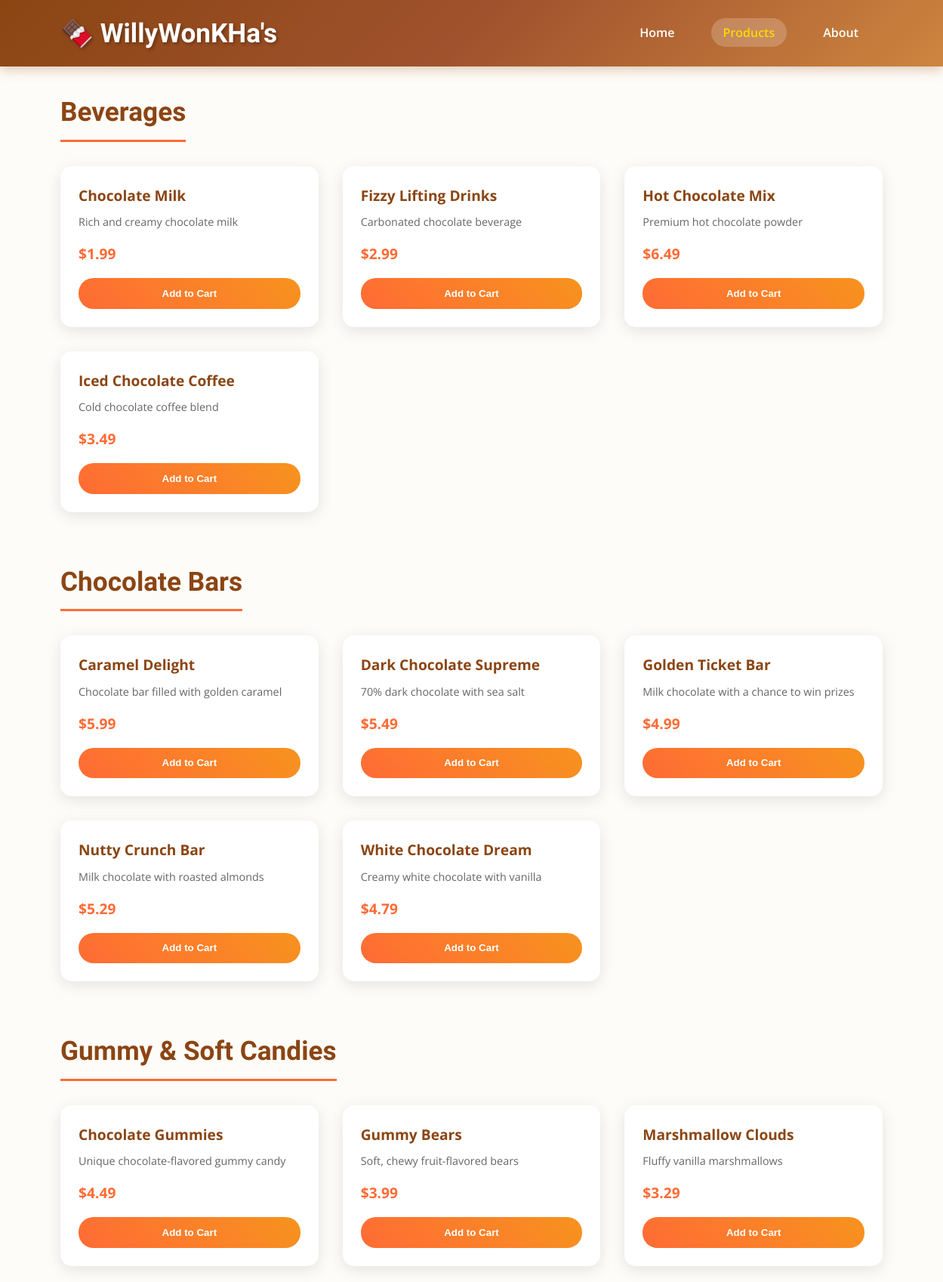
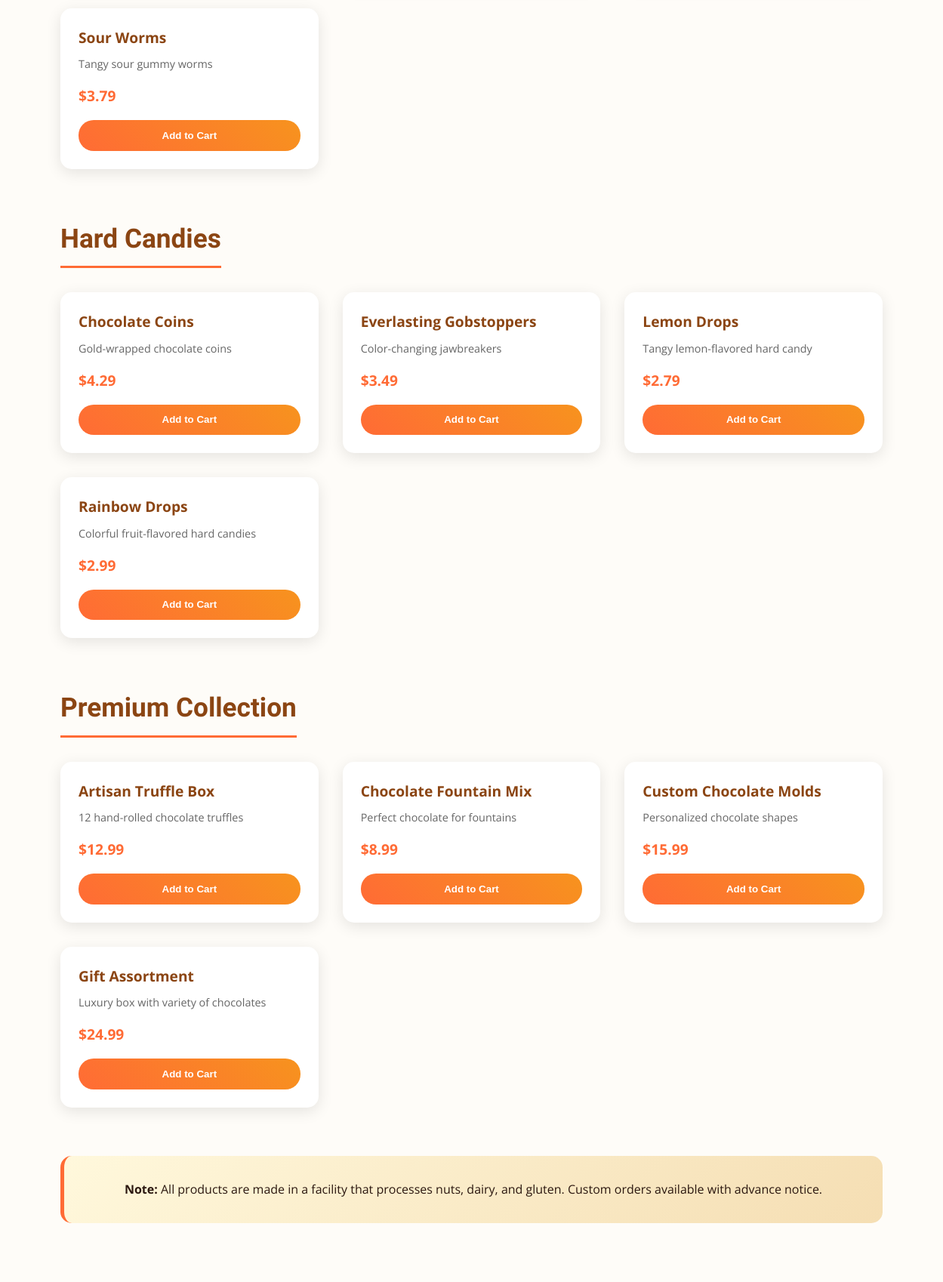
/products.php (upper part), run on the app's committed database (2 pictures, top to bottom).
### tables this page shows
CREATE TABLE `MsProductCategory` (
  `ProductCategoryID` int(11) NOT NULL,
  `ProductCategoryName` varchar(255) NOT NULL
);

CREATE TABLE `MsProduct` (
  `ProductID` int(11) NOT NULL,
  `ProductName` varchar(255) NOT NULL,
  `ProductCategoryID` int(11) NOT NULL,
  `ProductDescription` varchar(255) NOT NULL,
  `ProductPrice` double NOT NULL
);

### products.php (the view, shortened to what this page needs)
<?php
include 'includes/header.php';
require_once 'database/db.php';
$category_sql = "SELECT * FROM MsProductCategory ORDER BY ProductCategoryName ASC";
$category_result = $conn->query($category_sql);
?>
<main>
    <div class="container">
        <?php if ($category_result && $category_result->num_rows > 0): ?>
            <?php while ($category = $category_result->fetch_assoc()): ?>
                <section class="product-category">
                    <h2><?php echo htmlspecialchars($category['ProductCategoryName']); ?></h2>
                    <div class="products-grid">
                        <?php
                        $category_id = $category['ProductCategoryID'];
                        $product_sql = "SELECT * FROM MsProduct WHERE ProductCategoryID = $category_id ORDER BY ProductName ASC";
                        $product_result = $conn->query($product_sql);
                        ?>
                        <?php if ($product_result && $product_result->num_rows > 0): ?>
                            <?php while ($item = $product_result->fetch_assoc()): ?>
                                <div class="product-card">
                                    <div class="product-info">
                                        <h3><?php echo htmlspecialchars($item['ProductName']); ?></h3>
                                        <p><?php echo htmlspecialchars($item['ProductDescription']); ?></p>
                                        <div class="product-price">
                                            <?php echo '$' . number_format($item['ProductPrice'], 2); ?>
                                        </div>
                                        <button class="add-to-cart">Add to Cart</button>
                                    </div>
                                </div>
                            <?php endwhile; ?>
                        <?php else: ?>
                            <p>No products found in this category.</p>
                        <?php endif; ?>
                    </div>
                </section>
            <?php endwhile; ?>
        <?php else: ?>
            <p>No product categories found.</p>
        <?php endif; ?>
        <div class="products-note">
            <p><strong>Note:</strong> All products are made in a facility that processes nuts, dairy, and gluten. Custom orders available with advance notice.</p>
        </div>
    </div>
</main>
<?php
include 'includes/footer.php';
?>

### css/style.css (style rules this page uses)
* { margin: 0; padding: 0; box-sizing: border-box; }
body { font-family: "Open Sans", sans-serif; line-height: 1.6; color: #2c1810; background-color: #fefcf8; }
.container { max-width: 100vw; margin: 0 80px; }
.product-category { margin: 2rem 0rem 4rem 0rem; }
.product-category h2 { color: #8b4513; font-family: "Fredoka One", cursive; font-size: 2.2rem; margin-bottom: 2rem; border-bottom: 3px solid #ff6b35; padding-bottom: 0.5rem; display: inline-block; }
.products-grid { display: grid; grid-template-columns: repeat(auto-fit, minmax(280px, 1fr)); gap: 2rem; }
.product-card { background: white; border-radius: 15px; overflow: hidden; box-shadow: 0 5px 20px rgba(0, 0, 0, 0.1); transition: all 0.3s ease; }
.product-info { padding: 1.5rem; }
.product-info h3 { color: #8b4513; margin-bottom: 0.5rem; font-size: 1.2rem; }
.product-info p { color: #666; margin-bottom: 1rem; font-size: 0.9rem; }
.product-price { font-weight: bold; color: #ff6b35; font-size: 1.2rem; margin-bottom: 1rem; }
.add-to-cart { background: linear-gradient(45deg, #ff6b35, #f7931e); color: white; border: none; padding: 0.8rem 1.5rem; border-radius: 20px; font-weight: bold; cursor: pointer; transition: all 0.3s ease; width: 100%; }
.products-note { background: linear-gradient(135deg, #fff8dc, #f5deb3); padding: 2rem; border-radius: 15px; margin-top: 3rem; text-align: center; border-left: 5px solid #ff6b35; }

### data on the page
msproductcategory: ProductCategoryName "Beverages"
msproduct: ProductName "Chocolate Milk", ProductDescription "Rich and creamy chocolate milk", ProductPrice "1.99"
msproduct: ProductName "Fizzy Lifting Drinks", ProductDescription "Carbonated chocolate beverage", ProductPrice "2.99"
msproduct: ProductName "Hot Chocolate Mix", ProductDescription "Premium hot chocolate powder", ProductPrice "6.49"
msproduct: ProductName "Iced Chocolate Coffee", ProductDescription "Cold chocolate coffee blend", ProductPrice "3.49"
msproductcategory: ProductCategoryName "Chocolate Bars"
msproduct: ProductName "Caramel Delight", ProductDescription "Chocolate bar filled with golden caramel", ProductPrice "5.99"
msproduct: ProductName "Dark Chocolate Supreme", ProductDescription "70% dark chocolate with sea salt", ProductPrice "5.49"
msproduct: ProductName "Golden Ticket Bar", ProductDescription "Milk chocolate with a chance to win prizes", ProductPrice "4.99"
msproduct: ProductName "Nutty Crunch Bar", ProductDescription "Milk chocolate with roasted almonds", ProductPrice "5.29"
msproduct: ProductName "White Chocolate Dream", ProductDescription "Creamy white chocolate with vanilla", ProductPrice "4.79"
msproductcategory: ProductCategoryName "Gummy & Soft Candies"
msproduct: ProductName "Chocolate Gummies", ProductDescription "Unique chocolate-flavored gummy candy", ProductPrice "4.49"
msproduct: ProductName "Gummy Bears", ProductDescription "Soft, chewy fruit-flavored bears", ProductPrice "3.99"
msproduct: ProductName "Marshmallow Clouds", ProductDescription "Fluffy vanilla marshmallows", ProductPrice "3.29"
msproduct: ProductName "Sour Worms", ProductDescription "Tangy sour gummy worms", ProductPrice "3.79"
msproductcategory: ProductCategoryName "Hard Candies"
msproduct: ProductName "Chocolate Coins", ProductDescription "Gold-wrapped chocolate coins", ProductPrice "4.29"
msproduct: ProductName "Everlasting Gobstoppers", ProductDescription "Color-changing jawbreakers", ProductPrice "3.49"
msproduct: ProductName "Lemon Drops", ProductDescription "Tangy lemon-flavored hard candy", ProductPrice "2.79"
msproduct: ProductName "Rainbow Drops", ProductDescription "Colorful fruit-flavored hard candies", ProductPrice "2.99"
msproductcategory: ProductCategoryName "Premium Collection"
msproduct: ProductName "Artisan Truffle Box", ProductDescription "12 hand-rolled chocolate truffles", ProductPrice "12.99"
msproduct: ProductName "Chocolate Fountain Mix", ProductDescription "Perfect chocolate for fountains", ProductPrice "8.99"
msproduct: ProductName "Custom Chocolate Molds", ProductDescription "Personalized chocolate shapes", ProductPrice "15.99"
msproduct: ProductName "Gift Assortment", ProductDescription "Luxury box with variety of chocolates", ProductPrice "24.99"
